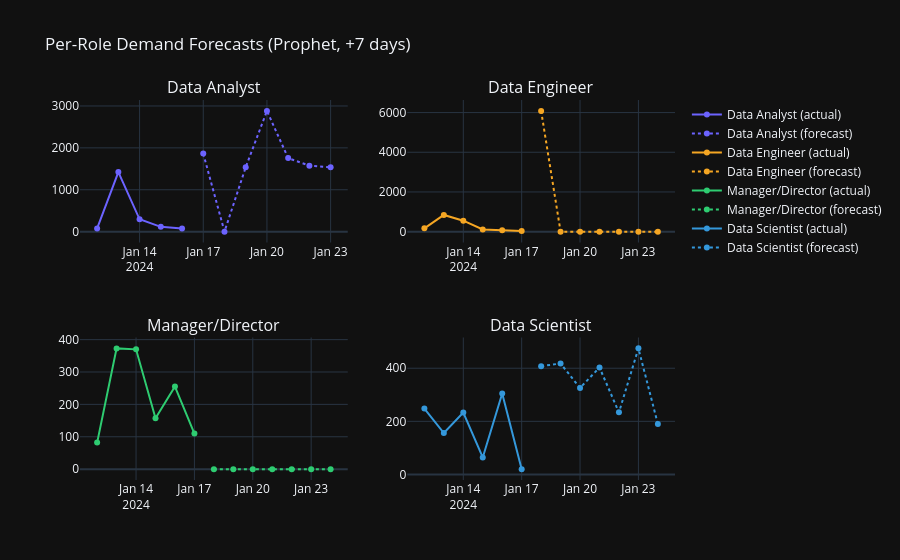

The code cell stored with this chart in its notebook:
### Markdown cell above
## 10. Per-Role Forecasts (Prophet)

### Code cell
fig = make_subplots(
    rows=2, cols=2,
    subplot_titles=top_roles[:4],
    shared_xaxes=False
)

positions    = [(1,1),(1,2),(2,1),(2,2)]
role_colors  = [PALETTE['primary'], PALETTE['secondary'],
                PALETTE['success'], PALETTE['info']]

for idx, (role, color) in enumerate(zip(top_roles[:4], role_colors)):
    series = role_series[role]
    rdf    = series.reset_index()
    rdf.columns = ['ds', 'y']
    rdf['ds'] = pd.to_datetime(rdf['ds'])

    pm  = Prophet(daily_seasonality=True, weekly_seasonality=True,
                  yearly_seasonality=False, interval_width=0.80,
                  changepoint_prior_scale=0.2)
    pm.fit(rdf)
    fut  = pm.make_future_dataframe(periods=7)
    pred = pm.predict(fut)

    row, col = positions[idx]

    fig.add_trace(go.Scatter(
        x=series.index, y=series.values,
        name=f'{role} (actual)',
        line=dict(color=color, width=2)
    ), row=row, col=col)

    forecast_part = pred.tail(7)
    fig.add_trace(go.Scatter(
        x=forecast_part['ds'], y=forecast_part['yhat'].clip(0),
        name=f'{role} (forecast)',
        line=dict(color=color, dash='dot', width=2)
    ), row=row, col=col)

fig.update_layout(
    title='Per-Role Demand Forecasts (Prophet, +7 days)',
    template=PLOTLY_TEMPLATE, height=560, showlegend=True
)
save_plotly(fig, '03_per_role_forecast')
fig.show()

### Figure 1 — Plotly figure (JSON) as saved in the notebook; plotly's stock layout.template omitted (floating-point values rounded to 4 significant figures)
{"data": [{"line": {"color": "#6C63FF", "width": 2}, "name": "Data Analyst (actual)", "type": "scatter", "x": ["2024-01-12T00:00:00.000000", "2024-01-13T00:00:00.000000", "2024-01-14T00:00:00.000000", "2024-01-15T00:00:00.000000", "2024-01-16T00:00:00.000000"], "xaxis": "x", "y": [76, 1422, 294, 114, 73], "yaxis": "y"}, {"line": {"color": "#6C63FF", "dash": "dot", "width": 2}, "name": "Data Analyst (forecast)", "type": "scatter", "x": ["2024-01-17T00:00:00.000000", "2024-01-18T00:00:00.000000", "2024-01-19T00:00:00.000000", "2024-01-20T00:00:00.000000", "2024-01-21T00:00:00.000000", "2024-01-22T00:00:00.000000", "2024-01-23T00:00:00.000000"], "xaxis": "x", "y": [1863.0, 0.0, 1537.0, 2883.0, 1755.0, 1575.0, 1534.0], "yaxis": "y"}, {"line": {"color": "#F5A623", "width": 2}, "name": "Data Engineer (actual)", "type": "scatter", "x": ["2024-01-12T00:00:00.000000", "2024-01-13T00:00:00.000000", "2024-01-14T00:00:00.000000", "2024-01-15T00:00:00.000000", "2024-01-16T00:00:00.000000", "2024-01-17T00:00:00.000000"], "xaxis": "x2", "y": [166, 842, 550, 110, 73, 30], "yaxis": "y2"}, {"line": {"color": "#F5A623", "dash": "dot", "width": 2}, "name": "Data Engineer (forecast)", "type": "scatter", "x": ["2024-01-18T00:00:00.000000", "2024-01-19T00:00:00.000000", "2024-01-20T00:00:00.000000", "2024-01-21T00:00:00.000000", "2024-01-22T00:00:00.000000", "2024-01-23T00:00:00.000000", "2024-01-24T00:00:00.000000"], "xaxis": "x2", "y": [6085.0, 0.0, 0.0, 0.0, 0.0, 0.0, 0.0], "yaxis": "y2"}, {"line": {"color": "#2ECC71", "width": 2}, "name": "Manager/Director (actual)", "type": "scatter", "x": ["2024-01-12T00:00:00.000000", "2024-01-13T00:00:00.000000", "2024-01-14T00:00:00.000000", "2024-01-15T00:00:00.000000", "2024-01-16T00:00:00.000000", "2024-01-17T00:00:00.000000"], "xaxis": "x3", "y": [82, 373, 370, 157, 255, 110], "yaxis": "y3"}, {"line": {"color": "#2ECC71", "dash": "dot", "width": 2}, "name": "Manager/Director (forecast)", "type": "scatter", "x": ["2024-01-18T00:00:00.000000", "2024-01-19T00:00:00.000000", "2024-01-20T00:00:00.000000", "2024-01-21T00:00:00.000000", "2024-01-22T00:00:00.000000", "2024-01-23T00:00:00.000000", "2024-01-24T00:00:00.000000"], "xaxis": "x3", "y": [0.0, 0.0, 0.0, 0.0, 0.0, 0.0, 0.0], "yaxis": "y3"}, {"line": {"color": "#3498DB", "width": 2}, "name": "Data Scientist (actual)", "type": "scatter", "x": ["2024-01-12T00:00:00.000000", "2024-01-13T00:00:00.000000", "2024-01-14T00:00:00.000000", "2024-01-15T00:00:00.000000", "2024-01-16T00:00:00.000000", "2024-01-17T00:00:00.000000"], "xaxis": "x4", "y": [248, 156, 233, 64, 305, 20], "yaxis": "y4"}, {"line": {"color": "#3498DB", "dash": "dot", "width": 2}, "name": "Data Scientist (forecast)", "type": "scatter", "x": ["2024-01-18T00:00:00.000000", "2024-01-19T00:00:00.000000", "2024-01-20T00:00:00.000000", "2024-01-21T00:00:00.000000", "2024-01-22T00:00:00.000000", "2024-01-23T00:00:00.000000", "2024-01-24T00:00:00.000000"], "xaxis": "x4", "y": [407.8, 417.7, 325.7, 402.7, 233.7, 474.7, 189.7], "yaxis": "y4"}], "layout": {"annotations": [{"font": {"size": 16}, "showarrow": false, "text": "Data Analyst", "x": 0.225, "xanchor": "center", "xref": "paper", "y": 1, "yanchor": "bottom", "yref": "paper"}, {"font": {"size": 16}, "showarrow": false, "text": "Data Engineer", "x": 0.775, "xanchor": "center", "xref": "paper", "y": 1, "yanchor": "bottom", "yref": "paper"}, {"font": {"size": 16}, "showarrow": false, "text": "Manager/Director", "x": 0.225, "xanchor": "center", "xref": "paper", "y": 0.375, "yanchor": "bottom", "yref": "paper"}, {"font": {"size": 16}, "showarrow": false, "text": "Data Scientist", "x": 0.775, "xanchor": "center", "xref": "paper", "y": 0.375, "yanchor": "bottom", "yref": "paper"}], "height": 560, "showlegend": true, "title": {"text": "Per-Role Demand Forecasts (Prophet, +7 days)"}, "xaxis": {"anchor": "y", "domain": [0, 0.45]}, "xaxis2": {"anchor": "y2", "domain": [0.55, 1]}, "xaxis3": {"anchor": "y3", "domain": [0, 0.45]}, "xaxis4": {"anchor": "y4", "domain": [0.55, 1]}, "yaxis": {"anchor": "x", "domain": [0.625, 1]}, "yaxis2": {"anchor": "x2", "domain": [0.625, 1]}, "yaxis3": {"anchor": "x3", "domain": [0, 0.375]}, "yaxis4": {"anchor": "x4", "domain": [0, 0.375]}}}
